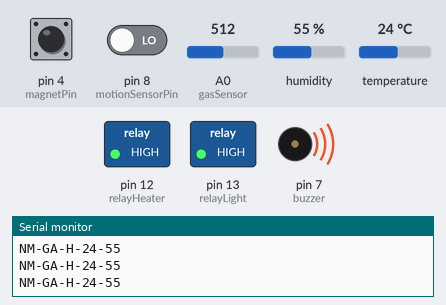
This sketch was run on a simulated Arduino Uno, built with avr-gcc and run on an emulated ATmega328P. Shown: switched loads named in the sketch (green lamp = pin HIGH), buzzer (waves = sounding, pin HIGH), the last lines printed to the serial monitor. Dashed ring = blinking. The inputs (shaded band) are chosen by the test bench; at power-on: pin 8 (motionSensorPin) LOW, A0 (gasSensor) = 512, temperature 24 °C, pin 4 (magnetPin) HIGH, humidity 55 %.

Above: at 1.3 s.
1.4 s: pin 8 (motionSensorPin) driven HIGH
At 2.4 s:
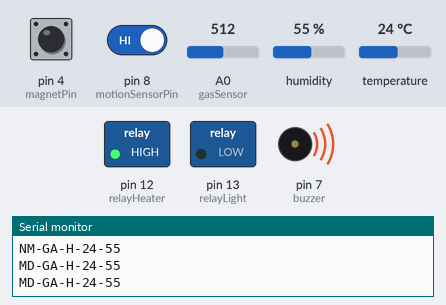
4.5 s: A0 (gasSensor) set to 412
6.2 s: A0 (gasSensor) set to 390
At 7.5 s:
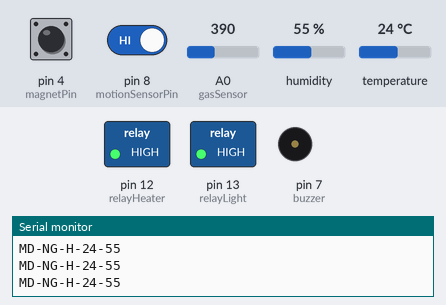
9.3 s: temperature set to 22 °C
10.9 s: temperature set to 19 °C
At 12.9 s:
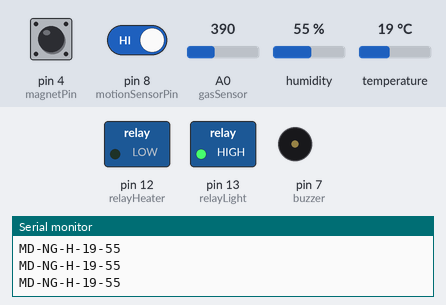
14.0 s: A0 (gasSensor) set to 511
At 14.6 s:
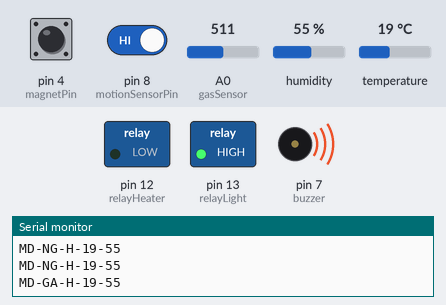
Timing chart, 0 to 18.1 s (numbered marks = the images above; inputs shaded):
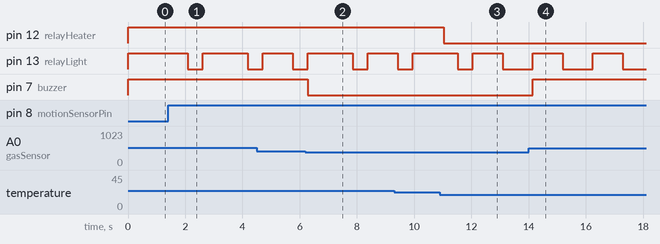

The sketch:

room-monitoring-sys.ino
```cpp
#include <dht11.h>
#include "Timer.h"

// timer variables
Timer doorTimer;
Timer lightTime;

// reed switch variables
int magnetResult = 0;
const int magnetPin = 4;

// Temperature and humidity
// sensor variables
dht11 DHT;
const int dhtData = 3;
int temperature = 0;
int humidity = 0;
char temp='H';

// motion an gas sensor
// variables
int motionSensorPin = 8;
int gasSensor = A0;
int gasSensorTresh = 400;
int buzzer = 7;

// realay pin variables
int relayHeater = 12;
int relayLight = 13;

// light timer flag
bool lightTemp = false;


// Triggers after door timer is met
void doorAlert(){
  Serial.print('A');
  Serial.print('-');
  temp='A';
}

// Triggers after light timer is met
void turnOffLight(){
  lightTemp = false;
  digitalWrite(relayLight, HIGH);
}

// 5 mins interval setup to track when the door is left open
int afterEvent = doorTimer.after(300000, doorAlert, 0);

// 1 hr interval for turning on/off lightbulb
int afterLight = lightTime.after(3600000, turnOffLight, 0);

void setup() {
  Serial.begin(9600);

  // setup reed switch
  pinMode(magnetPin,INPUT);
  digitalWrite(magnetPin,HIGH);

  // setup motion sensor
  pinMode(motionSensorPin,INPUT);
  digitalWrite(motionSensorPin,LOW);

  // setup gas sensor and buzzer
  pinMode(gasSensor,INPUT);
  pinMode(buzzer, OUTPUT);

  // setup relay
  pinMode(relayHeater, OUTPUT);
  digitalWrite(relayHeater, HIGH);
  pinMode(relayLight, OUTPUT);
  digitalWrite(relayLight, HIGH);
}

// check wehther door is open or closed
// if open for more than 5mins, throw an
// alert
void checkDoorStatus(int doorResult){
  if(doorResult==HIGH){
    if(temp=='H'){
      doorTimer.update();
    }else if(temp=='A'){
      Serial.print('H');
      Serial.print('-');
    }

    if(temp!='A'){
      Serial.print('H');
      Serial.print('-');
      temp = 'H';
    }
  }else if(doorResult==LOW){
    doorTimer.stop(afterEvent);
    temp = 'L';
    Serial.print('L');
    Serial.print('-');
    // 5 mins interval
    afterEvent = doorTimer.after(300000, doorAlert, 0);
  }
}

// If motion is detected turn on the lightbulb
// for an 1hr, reset timer every time motion is
// detected
void checkForMotion(){
  if(digitalRead(motionSensorPin)==HIGH){
    // Motion Detected
    Serial.print("MD");
    Serial.print("-");
    digitalWrite(relayLight, LOW);
    lightTime.stop(afterLight);
    afterLight = lightTime.after(180000, turnOffLight, 0);
    lightTemp = true;
  } else if (lightTemp==false || digitalRead(motionSensorPin)==LOW){
    // No Motion detected
    Serial.print("NM");
    Serial.print("-");
  }

  if (lightTemp==true){
    lightTime.update();
  }
}

void loop() {
  // read motion sensor
  checkForMotion();

  // read smoke sensor
  int gasSensorInput = analogRead(gasSensor);
  if(gasSensorInput >= gasSensorTresh){
    //trigger the buzzer!
    digitalWrite(buzzer, HIGH);
    Serial.print("GA");
    Serial.print('-');
  } else{
    //turn off buzzer
    digitalWrite(buzzer, LOW);
    Serial.print("NG");
    Serial.print('-');
  }

  //read reed switch attached to the door
  magnetResult = digitalRead(magnetPin);
  checkDoorStatus(magnetResult);

  // read dht11 sensor
  DHT.read(dhtData);
  temperature = DHT.temperature;
  humidity = DHT.humidity;

  // print format is temperature-humidity
  Serial.print(temperature);
  Serial.print('-');
  Serial.println(humidity);

  if (temperature <= 20){
    digitalWrite(relayHeater, LOW);
  } else if(temperature == 25) {
    // Dont stop heating until temperature reaches 25 C.
    // This way the heater wont have to be turn on/off as
    // many times.
    digitalWrite(relayHeater, HIGH);
  }

  delay(500);
}
```

Measured:
- the behaviour switches between 400 and 399 on A0 (gasSensor) (found by bisection; images 1 and 2)
- the behaviour switches between 21 and 20 °C on temperature (found by bisection; images 2 and 3)
- after the input at 1.4 s, pin 13 (relayLight): HIGH → LOW after 0.70 s, → HIGH 0.52 s later, → LOW 1.6 s later
- after the input at 6.2 s, pin 7 (buzzer): HIGH → LOW after 0.09 s
- after the input at 10.9 s, pin 12 (relayHeater): HIGH → LOW after 0.13 s
- after the input at 14.0 s, pin 7 (buzzer): LOW → HIGH after 0.15 s
